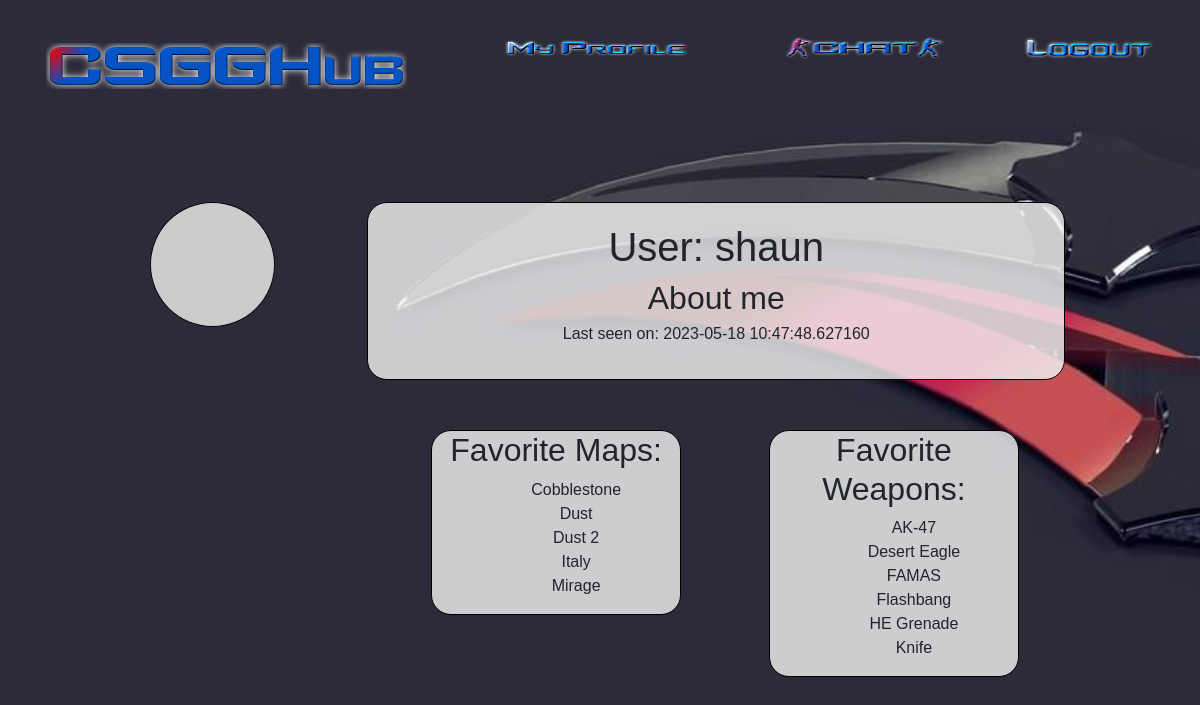
Page /profile/shaun (signed in) on the earlier database version.
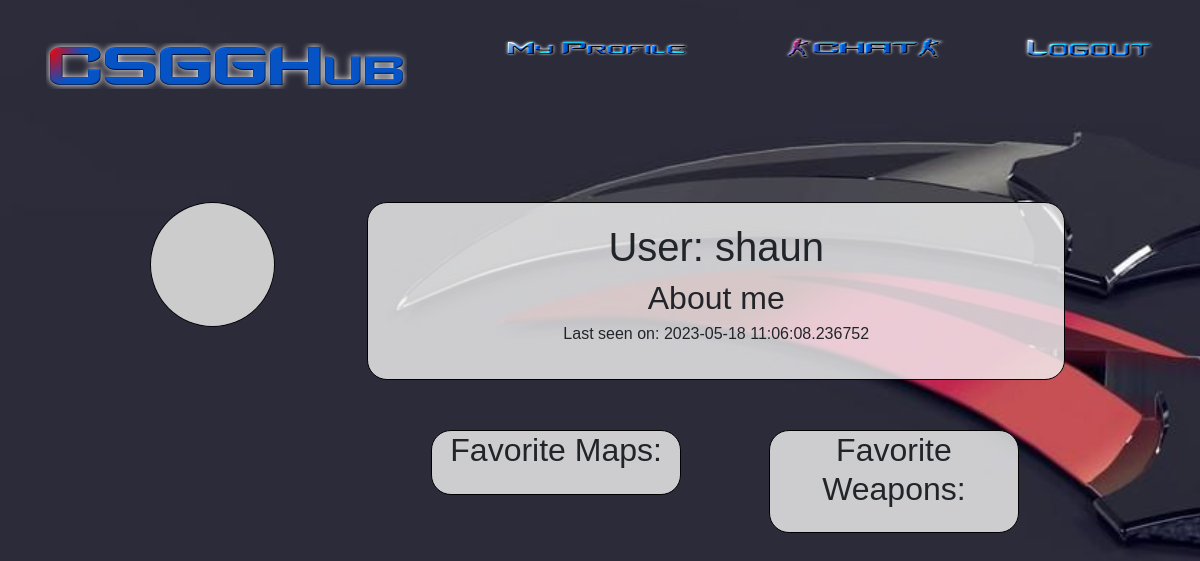
Same page on the later database version.
### app/models.py (models this page shows, shortened)
class User(UserMixin, db.Model):
    id = db.Column(db.Integer, primary_key=True)
    username = db.Column(db.String(64), index=True, unique=True)
    email = db.Column(db.String(120), index=True, unique=True)
    password_hash = db.Column(db.String(128))
    rank_id = db.Column(db.Integer, db.ForeignKey('rank.id'))
    private = db.Column(db.Boolean, default=False)
    chat = db.relationship('Chat', backref='author', lazy='dynamic')
    fav_weapons = db.relationship('FavWeapon', backref='user', lazy='dynamic')
    fav_maps = db.relationship('FavMap', backref='user', lazy='dynamic')
    about_me = db.Column(db.String(300))
    last_seen = db.Column(db.DateTime, default=datetime.utcnow)
    def avatar(self, size):
        digest = md5(self.email.lower().encode('utf-8')).hexdigest()
        return 'https://www.gravatar.com/avatar/{}?d=identicon&s={}'.format(
            digest, size)

class FavMap(db.Model):
    id = db.Column(db.Integer, primary_key=True)
    user_id = db.Column(db.Integer, db.ForeignKey('user.id'))
    map_id = db.Column(db.Integer, db.ForeignKey('map.id'))

class Map(db.Model):
    id = db.Column(db.Integer, primary_key=True)
    map_name = db.Column(db.String(64), unique=True)
    map_about = db.Column(db.String(500))
    users = db.relationship('FavMap', backref='map', lazy='dynamic')

class FavWeapon(db.Model):
    id = db.Column(db.Integer, primary_key=True)
    user_id = db.Column(db.Integer, db.ForeignKey('user.id'))
    weapon_id = db.Column(db.Integer, db.ForeignKey('weapon.id'))

class Weapon(db.Model):
    id = db.Column(db.Integer, primary_key=True)
    weapon_name = db.Column(db.String(64), unique=True)
    category = db.Column(db.String(64))
    description = db.Column(db.String(500))
    users = db.relationship('FavWeapon', backref='weapon', lazy='dynamic')

### app/routes.py (the view)
@app.route('/profile/<username>')
@login_required
def profile(username):
    user=User.query.filter_by(username=current_user.username).first_or_404()
    if (current_user.username !=username):
        anotherUser=User.query.filter_by(username=username).first_or_404()
        if anotherUser.private:
            flash(f"User '{username}' has set their profile to private. You have been redirected to your profile")
        else:
            return render_template("profile.html", title='My Profile', user=anotherUser)
    return render_template("profile.html", title='My Profile', user=user)

### app/models.py (called while the page is built)
@login.user_loader
def load_user(id):
    return User.query.get(int(id))

### app/routes.py (called while the page is built)
@app.before_request
def before_request():
    if current_user.is_authenticated:
        current_user.last_seen = datetime.utcnow()
        db.session.commit()

### app/templates/profile.html (shortened to what this page needs)
{% extends "base.html" %}
{% block content %}
    <div class="profileBox col-11">
        <div class="row">
            <div class="col-2">
                <img class= "profileImage" src="{{ user.avatar(128) }}" alt="profileImage">
            </div>
            <div class="profileInfo offset-1 col-9">
                <h1>User:  {{user.username }}</h1>
                <h2>About me</h2>
                {% if user.last_seen %}
                    <p>Last seen on: {{ user.last_seen }}</p>
                {% endif %}
            </div>
        </div>
    </div>
    <div class="playerFavs col-10">
        <div class="gunsAndMaps offset-3 col-3">
            <h2>Favorite Maps:</h2>
            <div class="test">
            {% if user.fav_maps %}
                <ul >
                    {% for fav_map in user.fav_maps %}
                        <li>{{ fav_map.map.map_name }}</li>
                    {% endfor %}
                </ul>
            {% endif %}
            </div>
        </div>
        <div class="gunsAndMaps offset-1 col-3">
            <h2>Favorite Weapons:</h2>
            <div class="test">
                {% if user.fav_weapons %}
                <ul >
                    {% for fav_weapon in user.fav_weapons %}
                        <li>{{ fav_weapon.weapon.weapon_name }}</li>
                    {% endfor %}
                </ul>
                {% endif %}
            </div>
        </div>
    </div>
{% endblock %}

### app/templates/base.html (shortened to what this page needs)
<!DOCTYPE html>
<html lang="en">
<head>
    <link rel="stylesheet" href="https://cdn.jsdelivr.net/npm/bootstrap@4.3.1/dist/css/bootstrap.min.css">
    <link rel="stylesheet" href="../static/style.css">
</head>
<body>
    <div>
        <header>
            <nav class="navbar navbar-expand-sm  navigation ">
                {% if current_user.is_anonymous %}
                <a class="navbar-brand" href="{{ url_for('homePage') }}"><img class="logo" src="../static/LogoNav.png" alt="CSSGLogo"></a>
                {% else %}
                <a class="navbar-brand" href="{{ url_for('homePage') }}"><img class="logo" src="../static/Logo2Nav.png" alt="CSSGLogo"></a>
                {% endif %}
                <div class="collapse navbar-collapse pos" >
                    <ul class="navbar-nav">
                        {% if current_user.is_anonymous %}
                        <!-- <li >
                            <a class="col-6"  href="{{ url_for('homePage') }}"><img  src="../static/WelcomeNav.png" alt="Welcome"></span></a>
                        </li> -->
                        <li >
                            <a class="col-6 "  href="{{ url_for('login') }}"><img class="navicons" src="../static/LoginNav.png" alt="Login"></a>
                        </li>
                        <li>
                            <a class="col-6" href="{{ url_for('register') }}"><img class="navicons" src="../static/RegisterNav.png" alt="Register"></a>
                        </li>
                        {% else %}
                        <li>
                            <a class="col-6" href="{{ url_for('profile', username=current_user.username) }}"><img class="navicons" src="../static/ProfileNav.png" alt="My Profile"></a>
                        </li>
                        <li>
                            <a class="col-6" href="{{ url_for('chat') }}"><img class="navicons" src="../static/ChatNav.png" alt="Chat"></a>
                        </li>
                        <li>
                            <a class="col-6" href="{{ url_for('logout') }}"><img class="navicons" src="../static/LogoutNav.png" alt="Logout"></a>
                        </li>
                        {% endif %}
                    </ul>
                </div>
                </nav>
        </header>
    </div>
    {% block content%}
    {% endblock %}
</body>
</html>

### app/static/style.css (style rules this page uses)
.navigation { margin-top: 30px; margin-left: 30px; }
* { font-family: Arial, Helvetica, sans-serif; }
body { background-color: rgb(2, 0, 36); background-color: linear-gradient(90deg, rgba(2, 0, 36, 1) 0%, rgba(9, 9, 121, 1) 35%, rgba(0, 212, 255, 1) 100%); }
.logo { width: 50%; }
.navicons { width: 70%; height: 60%; }
.pos { position: absolute; top: 5px; right: 0; }
.profileBox { height: auto; margin: auto; padding: 0 100px; padding-top: 100px; }
.profileImage { border: solid 1px black; width: 100%; border-radius: 100%; margin-bottom: 10px; }
.profileInfo { border: solid 1px black; background-color: rgba(245, 245, 245,0.8); border-radius: 20px; padding: 20px; font: 1em arial,sans-serif; }
.profileBox>div { text-align: center; }
.playerFavs { margin: auto; padding: 0; text-align: center; }
.gunsAndMaps { background-color: rgba(245, 245, 245,0.8); border: solid 1px black; display: inline-block; vertical-align: top; border-radius: 20px; }

### app/templates/profile.html (style rules this page uses)
body { background: url('/static/ProfileBg.jpg'), radial-gradient(rgb(50, 22, 175) 0%, rgb(0, 0, 0) 100%); background-repeat: no-repeat; background-size:auto; }

Differences in the rows shown:
removed FavMap: map.map_name "Cobblestone"
removed FavMap: map.map_name "Dust"
removed FavMap: map.map_name "Dust 2"
removed FavMap: map.map_name "Italy"
removed FavMap: map.map_name "Mirage"
removed FavWeapon: weapon.weapon_name "AK-47"
removed FavWeapon: weapon.weapon_name "Desert Eagle"
removed FavWeapon: weapon.weapon_name "FAMAS"
removed FavWeapon: weapon.weapon_name "Flashbang"
removed FavWeapon: weapon.weapon_name "HE Grenade"
removed FavWeapon: weapon.weapon_name "Knife"
changed User "shaun": last_seen "2023-05-18 10:47:48.627160" → "2023-05-18 11:06:08.236752"
